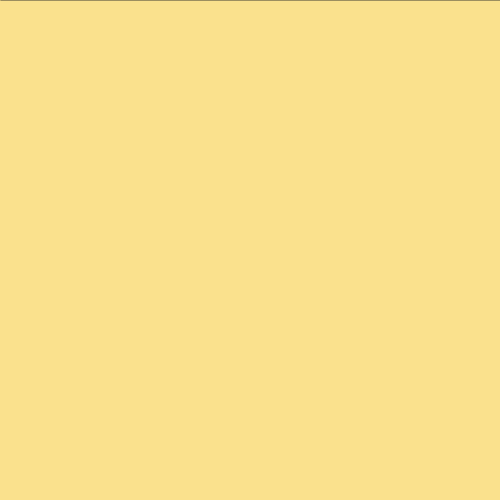
Frame 1 (no input)
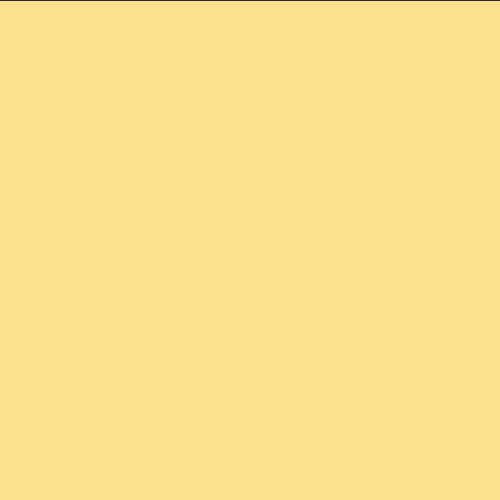
Frame 60 (the mouse pressed at the canvas centre just before this capture)
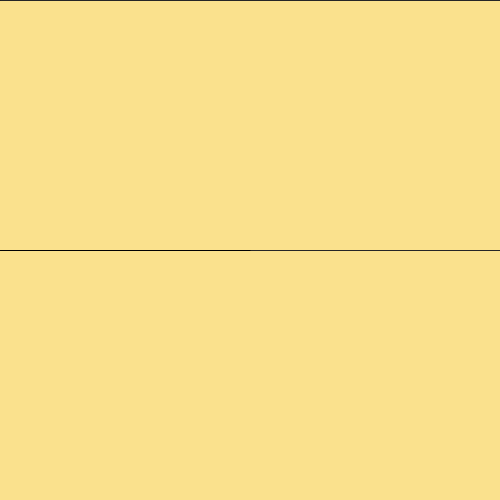
Frame 120 (the mouse held since frame 60 and released just before this capture)

The Processing sketch that drew these frames (run headless with seeded random() and noise(); from frame 60 on, the mouse is pressed at the canvas centre):

// Processing sketch: processing_27538
// ── processing_27538.pde

void setup(){
  size(500,500);
  background(#FAE18D);
  smooth();
  noCursor();
  strokeWeight(0.2);
}


void draw(){
stroke(0);

float a=random (mouseX, mouseY);
float b=random (mouseY,mouseX);
line (0,a,mouseX,mouseY);
line(0,b,mouseX,mouseY);
stroke(35);
line(500,a,mouseX,mouseY);
line(500,b,mouseX,mouseY);
}
                
